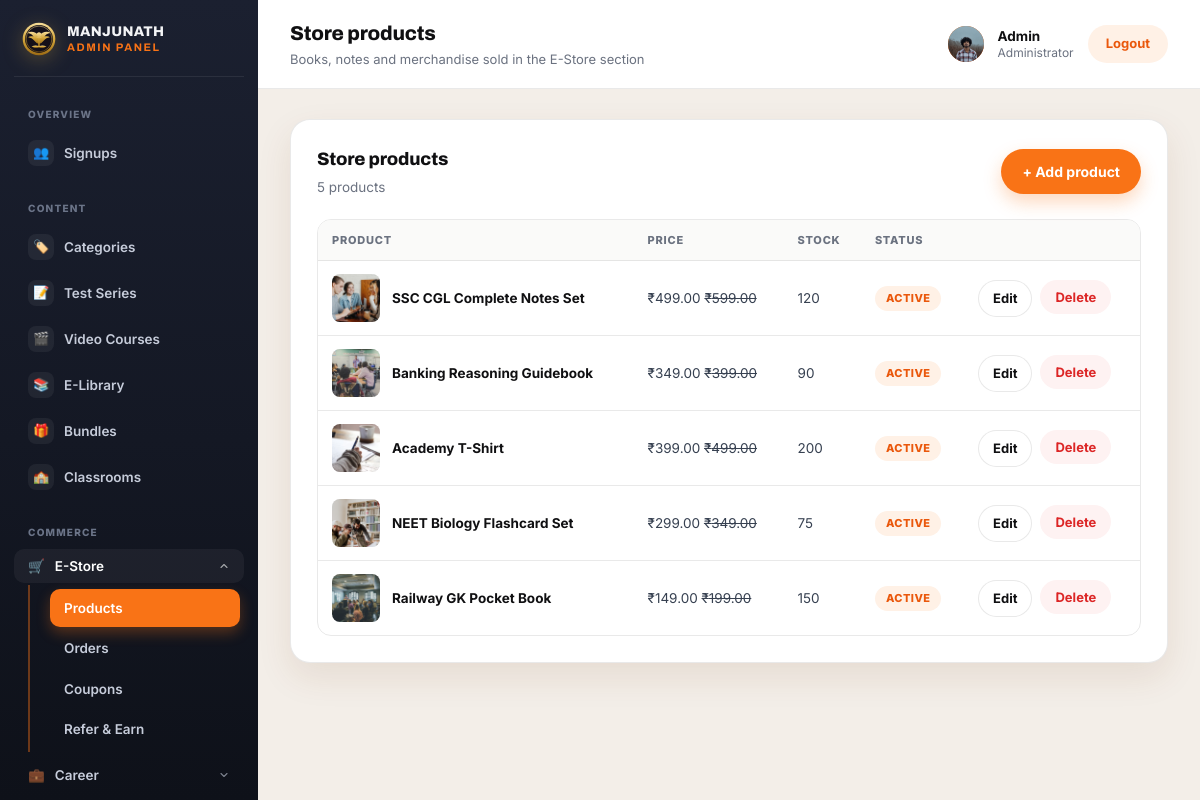
/panel/store/products/ (signed in), run on the app's committed database.
### myapp/models.py (models this page shows, shortened)
class CustomUser(AbstractBaseUser, PermissionsMixin):
    GENDER_CHOICES = [
        ('male', 'Male'),
        ('female', 'Female'),
        ('other', 'Other'),
    ]
    name = models.CharField(max_length=150)
    email = models.EmailField(unique=True)
    number = models.CharField(max_length=15)
    age = models.PositiveIntegerField(null=True, blank=True)
    gender = models.CharField(max_length=10, choices=GENDER_CHOICES, blank=True)
    state = models.CharField(max_length=100, blank=True)
    city = models.CharField(max_length=100, blank=True)
    profile_picture = models.ImageField(upload_to='profile_pictures/', blank=True, null=True)
    is_active = models.BooleanField(default=True)
    is_staff = models.BooleanField(default=False)
    date_joined = models.DateTimeField(auto_now_add=True)
    objects = CustomUserManager()
    USERNAME_FIELD = 'email'
    REQUIRED_FIELDS = ['name', 'number']

class Product(models.Model):
    name = models.CharField(max_length=200)
    category = models.ForeignKey(Category, on_delete=models.SET_NULL, null=True, blank=True, related_name='products')
    description = models.TextField(blank=True)
    original_price = models.DecimalField(max_digits=8, decimal_places=2, default=0)
    current_price = models.DecimalField(max_digits=8, decimal_places=2, default=0)
    image = models.ImageField(upload_to='store/', blank=True, null=True, help_text='Recommended size: 400×400px.')
    stock = models.PositiveIntegerField(default=0, help_text='Units available. Buying is disabled at 0.')
    order = models.PositiveIntegerField(default=0)
    is_active = models.BooleanField(default=True)
    created_at = models.DateTimeField(auto_now_add=True)
    class Meta:
        ordering = ['order', '-created_at']
    @property
    def in_stock(self):
        return self.stock > 0

### myapp/views.py (the view)
# urls.py: path('panel/store/products/', views.panel_store_product_list, name='panel_store_product_list'),
@login_required(login_url='login')
@user_passes_test(_is_staff, login_url='login')
def panel_store_product_list(request):
    products = Product.objects.all()
    return render(request, 'myapp/panel/store_product_list.html', {'products': products})

### myapp/context_processors.py (called while the page is built)
def site_settings(request):
    return {
        'site_settings': SiteSettings.load(),
        'top_notifications': Notification.objects.filter(is_active=True),
        'chatbot_settings': ChatbotSettings.load(),
        'chatbot_questions': ChatbotQuestion.objects.filter(is_active=True),
        'hero': HeroSection.load(),
        'daily_current_card': DailyUpdateCard.load(DailyUpdateCard.CURRENT_AFFAIRS),
        'daily_news_card': DailyUpdateCard.load(DailyUpdateCard.DAILY_NEWS),
        'pwa_settings': PWASettings.load(),
        'sso_settings': SSOSettings.load(),
    }

### myapp/models.py (called while the page is built)
    @classmethod
    def load(cls):
        obj, _ = cls.objects.get_or_create(pk=1)
        return obj

    @classmethod
    def load(cls):
        obj, _ = cls.objects.get_or_create(pk=1)
        return obj

    @classmethod
    def load(cls):
        obj, _ = cls.objects.get_or_create(pk=1)
        return obj

    @classmethod
    def load(cls, key):
        obj, _ = cls.objects.get_or_create(key=key, defaults={'key': key, **cls.DEFAULTS[key]})
        return obj

    @classmethod
    def load(cls):
        obj, _ = cls.objects.get_or_create(pk=1)
        return obj

    @classmethod
    def load(cls):
        obj, _ = cls.objects.get_or_create(pk=1)
        return obj

### myapp/views.py (called while the page is built)
def _is_staff(user):
    return user.is_authenticated and user.is_staff

### myapp/templates/myapp/panel/store_product_list.html (shortened to what this page needs)
{% extends "myapp/panel/base.html" %}
{% block page_title %}Store products{% endblock %}
{% block page_sub %}Books, notes and merchandise sold in the E-Store section{% endblock %}
{% block nav_store %}is-active{% endblock %}
{% block nav_store_open %}is-open{% endblock %}
{% block nav_store_products %}is-active{% endblock %}
{% block content %}
<div class="panel-card">
  <div class="panel-card-head">
    <div>
      <h2>Store products</h2>
      <p>{{ products|length }} product{{ products|length|pluralize }}</p>
    </div>
    <a class="btn btn-primary" href="{% url 'panel_store_product_add' %}">+ Add product</a>
  </div>
  {% if products %}
    <div class="panel-table-wrap">
      <table class="panel-table">
        <thead>
          <tr>
            <th>Product</th>
            <th>Price</th>
            <th>Stock</th>
            <th>Status</th>
            <th></th>
          </tr>
        </thead>
        <tbody>
          {% for product in products %}
          <tr>
            <td>
              <div class="gallery-cell">
                {% if product.image %}<img class="gallery-thumb" src="{{ product.image.url }}" alt="">{% endif %}
                <div class="gallery-title-text">{{ product.name }}</div>
              </div>
            </td>
            <td>₹{{ product.current_price }}{% if product.original_price and product.original_price != product.current_price %} <s>₹{{ product.original_price }}</s>{% endif %}</td>
            <td>{% if product.in_stock %}{{ product.stock }}{% else %}<span class="panel-badge panel-badge-muted">Out of stock</span>{% endif %}</td>
            <td>{% if product.is_active %}<span class="panel-badge">Active</span>{% else %}<span class="panel-badge panel-badge-muted">Hidden</span>{% endif %}</td>
            <td>
              <div class="gallery-actions">
                <a class="btn btn-ghost btn-sm" href="{% url 'panel_store_product_edit' product.pk %}">Edit</a>
                <form method="post" action="{% url 'panel_store_product_delete' product.pk %}" onsubmit="return confirm('Delete this product?');">
                  <button type="submit" class="btn btn-danger btn-sm">Delete</button>
                </form>
              </div>
            </td>
          </tr>
          {% endfor %}
        </tbody>
      </table>
    </div>
  {% else %}
    <p class="panel-empty"><span class="panel-empty-ico">🛒</span>No products yet.</p>
  {% endif %}
</div>
{% endblock %}

### myapp/templates/myapp/panel/base.html (shortened to what this page needs)
<!DOCTYPE html>
<html lang="en">
<head>
</head>
<body>
<div class="panel-shell">
  <aside class="panel-sidebar" id="panelSidebar">
    <div class="panel-brand">
      <span class="panel-crest" aria-hidden="true">
      </span>
      <span class="panel-brand-text"><span>MANJUNATH</span><span>Admin Panel</span></span>
    </div>
    <nav class="panel-nav">
      <p class="panel-nav-label">Overview</p>
      <a class="{% block nav_signups %}{% endblock %}" href="{% url 'panel_signups' %}">
        <span class="panel-nav-ico">👥</span> Signups
      </a>
      <p class="panel-nav-label">Content</p>
      <a class="{% block nav_categories %}{% endblock %}" href="{% url 'panel_category_list' %}">
        <span class="panel-nav-ico">🏷️</span> Categories
      </a>
      <a class="{% if course_type == 'test_series' %}is-active{% endif %}" href="{% url 'panel_course_list' 'test_series' %}">
        <span class="panel-nav-ico">📝</span> Test Series
      </a>
      <a class="{% if course_type == 'video_course' %}is-active{% endif %}" href="{% url 'panel_course_list' 'video_course' %}">
        <span class="panel-nav-ico">🎬</span> Video Courses
      </a>
      <a class="{% if course_type == 'elibrary' %}is-active{% endif %}" href="{% url 'panel_course_list' 'elibrary' %}">
        <span class="panel-nav-ico">📚</span> E-Library
      </a>
      <a class="{% block nav_bundles %}{% endblock %}" href="{% url 'panel_bundle_list' %}">
        <span class="panel-nav-ico">🎁</span> Bundles
      </a>
      <a class="{% block nav_classrooms %}{% endblock %}" href="{% url 'panel_classroom_list' %}">
        <span class="panel-nav-ico">🏫</span> Classrooms
      </a>
      <p class="panel-nav-label">Commerce</p>
      <div class="panel-nav-group {% block nav_store_open %}{% endblock %}">
        <button type="button" class="panel-nav-group-toggle {% block nav_store %}{% endblock %}">
          <span class="panel-nav-ico">🛒</span> E-Store
          <svg class="panel-nav-group-caret" viewBox="0 0 24 24" width="12" height="12" aria-hidden="true"><path d="m6 9 6 6 6-6" fill="none" stroke="currentColor" stroke-width="2.2" stroke-linecap="round" stroke-linejoin="round"/></svg>
        </button>
        <div class="panel-nav-subgroup">
          <a class="panel-nav-sub {% block nav_store_products %}{% endblock %}" href="{% url 'panel_store_product_list' %}">Products</a>
          <a class="panel-nav-sub {% block nav_store_orders %}{% endblock %}" href="{% url 'panel_store_orders' %}">Orders</a>
          <a class="panel-nav-sub {% block nav_store_coupons %}{% endblock %}" href="{% url 'panel_coupon_list' %}">Coupons</a>
          <a class="panel-nav-sub {% block nav_refer_earn %}{% endblock %}" href="{% url 'panel_refer_earn' %}">Refer &amp; Earn</a>
        </div>
      </div>
      <div class="panel-nav-group {% block nav_career_open %}{% endblock %}">
        <button type="button" class="panel-nav-group-toggle {% block nav_career %}{% endblock %}">
          <span class="panel-nav-ico">💼</span> Career
          <svg class="panel-nav-group-caret" viewBox="0 0 24 24" width="12" height="12" aria-hidden="true"><path d="m6 9 6 6 6-6" fill="none" stroke="currentColor" stroke-width="2.2" stroke-linecap="round" stroke-linejoin="round"/></svg>
        </button>
      </div>
      <a class="{% block nav_razorpay %}{% endblock %}" href="{% url 'panel_razorpay_settings' %}">
      </a>
    </nav>
  </aside>
  <div class="panel-main">
    <header class="panel-topbar">
      <div class="panel-topbar-left">
        <div id="panelPageTitle">
          <h1>{% block page_title %}Admin Panel{% endblock %}</h1>
          <p class="panel-topbar-sub">{% block page_sub %}{% endblock %}</p>
        </div>
      </div>
      <div class="panel-user">
        {% if user.profile_picture %}
          <img class="panel-user-avatar" src="{{ user.profile_picture.url }}" alt="">
        {% else %}
          <span class="panel-user-avatar">{{ user.name|default:user.email|first|upper }}</span>
        {% endif %}
        <span class="panel-user-info">
          <strong>{{ user.name|default:user.email }}</strong>
          <span>Administrator</span>
        </span>
        <a class="panel-logout" href="{% url 'logout' %}">Logout</a>
      </div>
    </header>
    <main class="panel-content" id="panelContent">
      {% block content %}{% endblock %}
    </main>
  </div>
</div>
</body>
</html>

### data on the page
CustomUser: profile_picture (picture), name "Admin"
Product: image (picture), name "SSC CGL Complete Notes Set", current_price "499.00", original_price "599.00", stock "120", is_active "ACTIVE"
Product: image (picture), name "Banking Reasoning Guidebook", current_price "349.00", original_price "399.00", stock "90", is_active "ACTIVE"
Product: image (picture), name "Academy T-Shirt", current_price "399.00", original_price "499.00", stock "200", is_active "ACTIVE"
Product: image (picture), name "NEET Biology Flashcard Set", current_price "299.00", original_price "349.00", stock "75", is_active "ACTIVE"
Product: image (picture), name "Railway GK Pocket Book", current_price "149.00", original_price "199.00", stock "150", is_active "ACTIVE"

### other printed values
{{ products|length }} "5"
